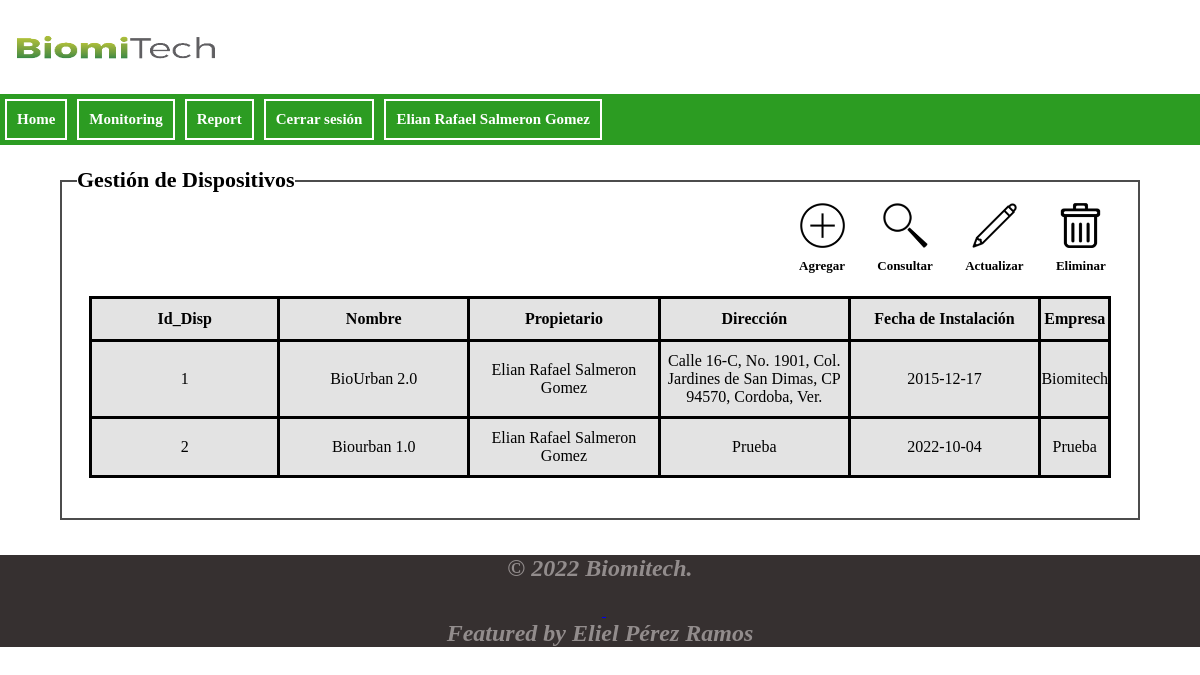
The app's page /gestionDisp.php (signed in), older data.
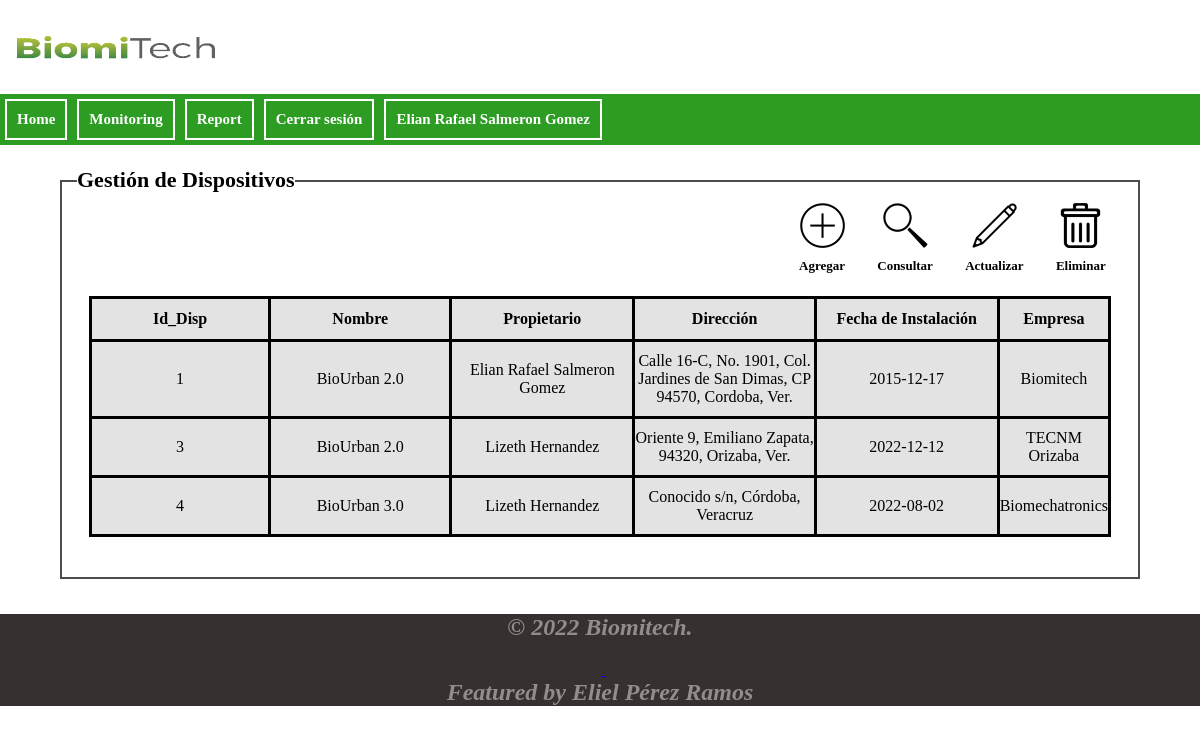
The same page, newer data.
### tables this page shows
CREATE TABLE `dispositivo` (
  `id_dispositivo` int(10) NOT NULL,
  `id_user` int(10) NOT NULL,
  `nombreDisp` char(50) NOT NULL,
  `modelo` char(5) NOT NULL,
  `direccion` char(255) NOT NULL,
  `fechaInst` date NOT NULL,
  `empresa` char(60) NOT NULL,
  `latitud` double NOT NULL,
  `longitud` double NOT NULL
);

CREATE TABLE `users` (
  `id_user` int(10) NOT NULL,
  `nombre` char(70) NOT NULL,
  `usuario` char(20) NOT NULL,
  `password` char(20) NOT NULL,
  `roll` char(15) NOT NULL
);

### modelo/seeDisp.php (the view)
<?php
    if(isset($_SESSION['rol'])){
        include_once("conexion.php");
        $sql = "SELECT dispositivo.*, users.nombre FROM dispositivo INNER JOIN users
                ON dispositivo.id_user = users.id_user";
        $result = mysqli_query($conexion,$sql);
        $numRegistros = $result->num_rows;
        if($numRegistros >0){
    ?>
        <div class="contents">
            <section>
                <table>
                    <tr>
                        <td><strong>Id_Disp</strong></td>
                        <td><strong>Nombre</strong></td>
                        <td><strong>Propietario</strong></td>
                        <td><strong>Direcci&oacute;n</strong></td>
                        <td><strong>Fecha de Instalaci&oacute;n</strong></td>
                        <td><strong>Empresa</strong></td>
                    </tr>
                    <?php while($fila = $result->fetch_array()){?>
                    <tr>
                        <td><?php echo $fila['id_dispositivo']?></td>
                        <td><?php echo $fila['nombreDisp'].' '.$fila['modelo']?></td>
                        <td><?php echo $fila['nombre']?></td>
                        <td><?php echo $fila['direccion']?></td>
                        <td><?php echo $fila['fechaInst']?></td>
                        <td><?php echo $fila['empresa']?></td>
                    </tr>
                <?php
                    }
                }
                ?>
                </table>
            </section>
        </div>
<?php }else{
        header("Location: ../index.php");
    }
?>

Row changes from the older to the newer data that the page shows:
removed dispositivo: id_dispositivo "2", nombreDisp "Biourban", modelo "1.0", id_user.nombre "Elian Rafael Salmeron Gomez", direccion "Prueba", fechaInst "2022-10-04", empresa "Prueba"
added dispositivo: id_dispositivo "3", nombreDisp "BioUrban", modelo "2.0", id_user.nombre "Lizeth Hernandez", direccion "Oriente 9, Emiliano Zapata, 94320, Orizaba, Ver.", fechaInst "2022-12-12", empresa "TECNM Orizaba"
added dispositivo: id_dispositivo "4", nombreDisp "BioUrban", modelo "3.0", id_user.nombre "Lizeth Hernandez", direccion "Conocido s/n, Córdoba, Veracruz", fechaInst "2022-08-02", empresa "Biomechatronics"
